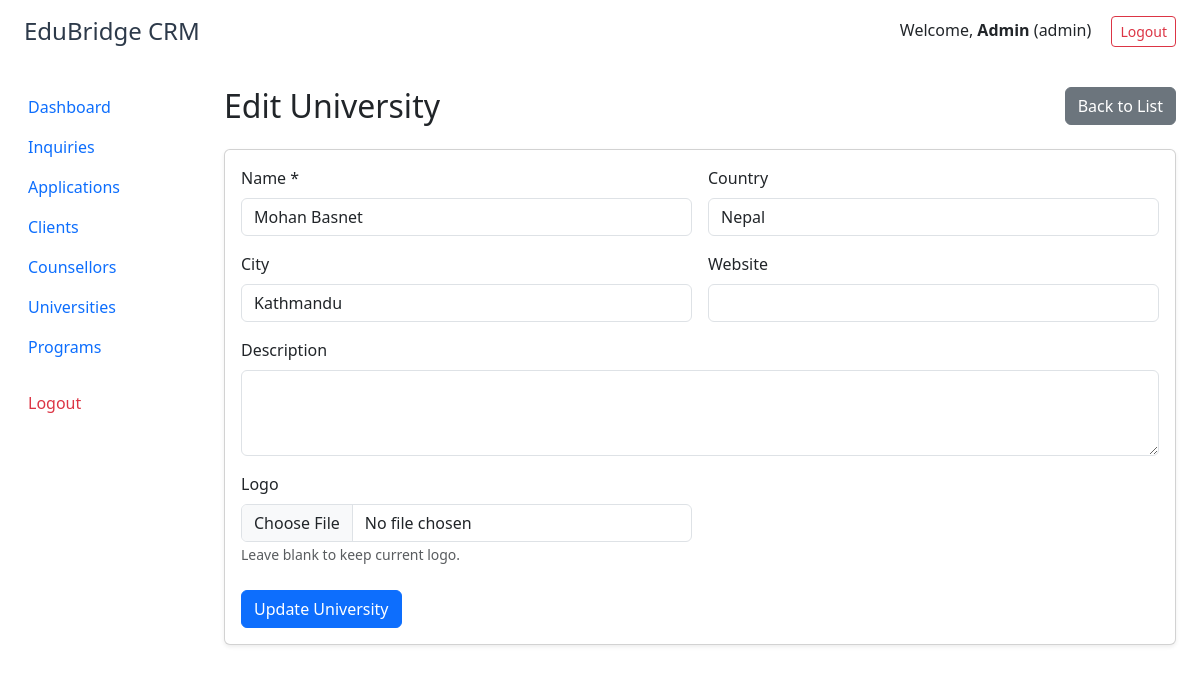
Page /modules/universities/edit.php?id=3a941d57-43d3-11f0-bb1a-842afd92708e (signed in) on the committed database.
### tables this page shows
CREATE TABLE `universities` (
  `id` char(36) NOT NULL,
  `name` varchar(255) NOT NULL,
  `country` varchar(100) DEFAULT NULL,
  `city` varchar(100) DEFAULT NULL,
  `website` varchar(255) DEFAULT NULL,
  `description` text DEFAULT NULL,
  `logo` varchar(255) DEFAULT NULL,
  `created_at` datetime DEFAULT current_timestamp(),
  `updated_at` datetime DEFAULT current_timestamp() ON UPDATE current_timestamp()
);

### modules/universities/edit.php (the view, shortened to what this page needs)
<?php
require_once '../../includes/db.php';
$id = $_GET['id'] ?? '';
$stmt = $mysqli->prepare('SELECT * FROM universities WHERE id = ? LIMIT 1');
$stmt->bind_param('s', $id);
$stmt->execute();
$result = $stmt->get_result();
$uni = $result->fetch_assoc();
$success = '';
?>
<!DOCTYPE html>
<html lang="en">
<head>
    <link href="https://cdn.jsdelivr.net/npm/bootstrap@5.3.0/dist/css/bootstrap.min.css" rel="stylesheet">
</head>
<body>
<?php include '../../includes/header.php'; ?>
<div class="container-fluid">
    <div class="row">
        <?php include '../../includes/sidebar.php'; ?>
        <main class="col-md-10 ms-sm-auto px-4 py-4">
            <div class="d-flex justify-content-between align-items-center mb-4">
                <h2 class="mb-0">Edit University</h2>
                <a href="list.php" class="btn btn-secondary"><i class="bi bi-arrow-left"></i> Back to List</a>
            </div>
            <div class="card shadow-sm">
                <div class="card-body">
                    <?php if (!$success): ?>
                    <form method="post" enctype="multipart/form-data" autocomplete="off">
                        <div class="row g-3">
                            <div class="col-md-6">
                                <label class="form-label">Name *</label>
                                <input type="text" name="name" class="form-control" value="<?= htmlspecialchars($uni['name']) ?>" required>
                            </div>
                            <div class="col-md-6">
                                <label class="form-label">Country</label>
                                <input type="text" name="country" class="form-control" value="<?= htmlspecialchars($uni['country']) ?>">
                            </div>
                            <div class="col-md-6">
                                <label class="form-label">City</label>
                                <input type="text" name="city" class="form-control" value="<?= htmlspecialchars($uni['city']) ?>">
                            </div>
                            <div class="col-md-6">
                                <label class="form-label">Website</label>
                                <input type="url" name="website" class="form-control" value="<?= htmlspecialchars($uni['website']) ?>">
                            </div>
                            <div class="col-md-12">
                                <label class="form-label">Description</label>
                                <textarea name="description" class="form-control" rows="3"><?= htmlspecialchars($uni['description']) ?></textarea>
                            </div>
                            <div class="col-md-6">
                                <label class="form-label">Logo</label><br>
                                <input type="file" name="logo" class="form-control" accept="image/*">
                                <small class="text-muted">Leave blank to keep current logo.</small>
                            </div>
                        </div>
                        <div class="mt-4">
                            <button type="submit" class="btn btn-primary">Update University</button>
                        </div>
                    </form>
                    <?php endif; ?>
                </div>
            </div>
        </main>
    </div>
</div>
</body>
</html>

### rows in the picture
universities: name "Mohan Basnet", country "Nepal", city "Kathmandu"

### other values in the picture
$user_name "Admin"
$user_role "admin"
